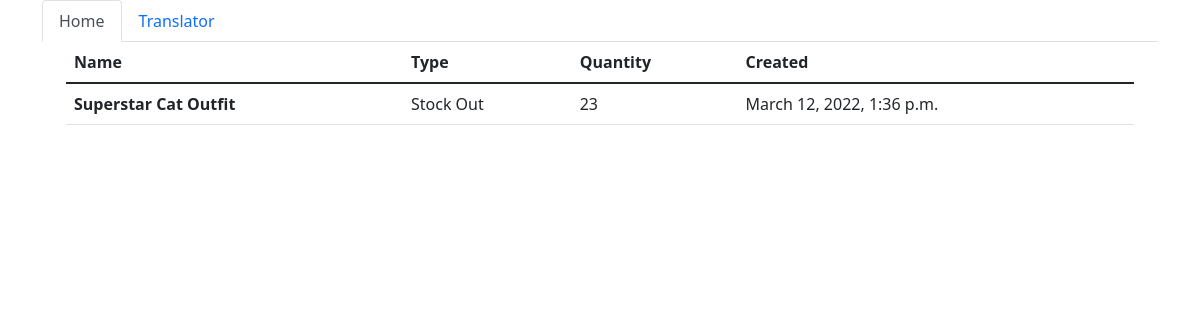
Page /4/ on the committed database.
### blog/models.py (models this page shows, shortened)
class Inventory(models.Model):
    name=models.ForeignKey(Item,on_delete=models.CASCADE)
    type=models.IntegerField(choices=inventory_movement)
    quantity=models.IntegerField()
    date_created=models.DateTimeField(auto_now_add=True)
    def inventory_verbose(self):
        return dict(inventory_movement)[self.type]

class Item(models.Model):
    division=models.ForeignKey(Division,on_delete=models.CASCADE)
    name=models.CharField(max_length=500,unique=True)
    quantity=models.IntegerField()
    def __str__(self):
        return self.name.title()

### blog/views.py (the view)
# urls.py: path('<int:bucin>/',views.InventoryDetail,name='inventory_detail'),
def InventoryDetail(request,bucin):
    lele=Item.objects.get(id=bucin).id
    all_inventory=Inventory.objects.filter(name__id=lele)
    context={'all_inventory':all_inventory}
    return render(request,'index.html',context)

### templates/index.html
{%extends 'base.html'%}
{%block content%}
<div class='container'>
<table class="table">
    <thead>
      <tr>
        <th scope="col">Name</th>
        <th scope="col">Type</th>
        <th scope="col">Quantity</th>
        <th scope="col">Created</th>
      </tr>
    </thead>
    <tbody>
        {%for a in all_inventory%}
      <tr>
        <th scope="row">{{a.name}}</th>
        <td>{{a.inventory_verbose}}</td>
        <td>{{a.quantity}}</td>
        <td>{{a.date_created}}</td>
      </tr>
     {%endfor%}
    </tbody>
  </table>
</div>
{%endblock%}

### rows in the picture
Inventory: name "Superstar Cat Outfit", inventory_verbose "Stock Out", quantity "23", date_created "March 12, 2022, 1:36 p.m."
